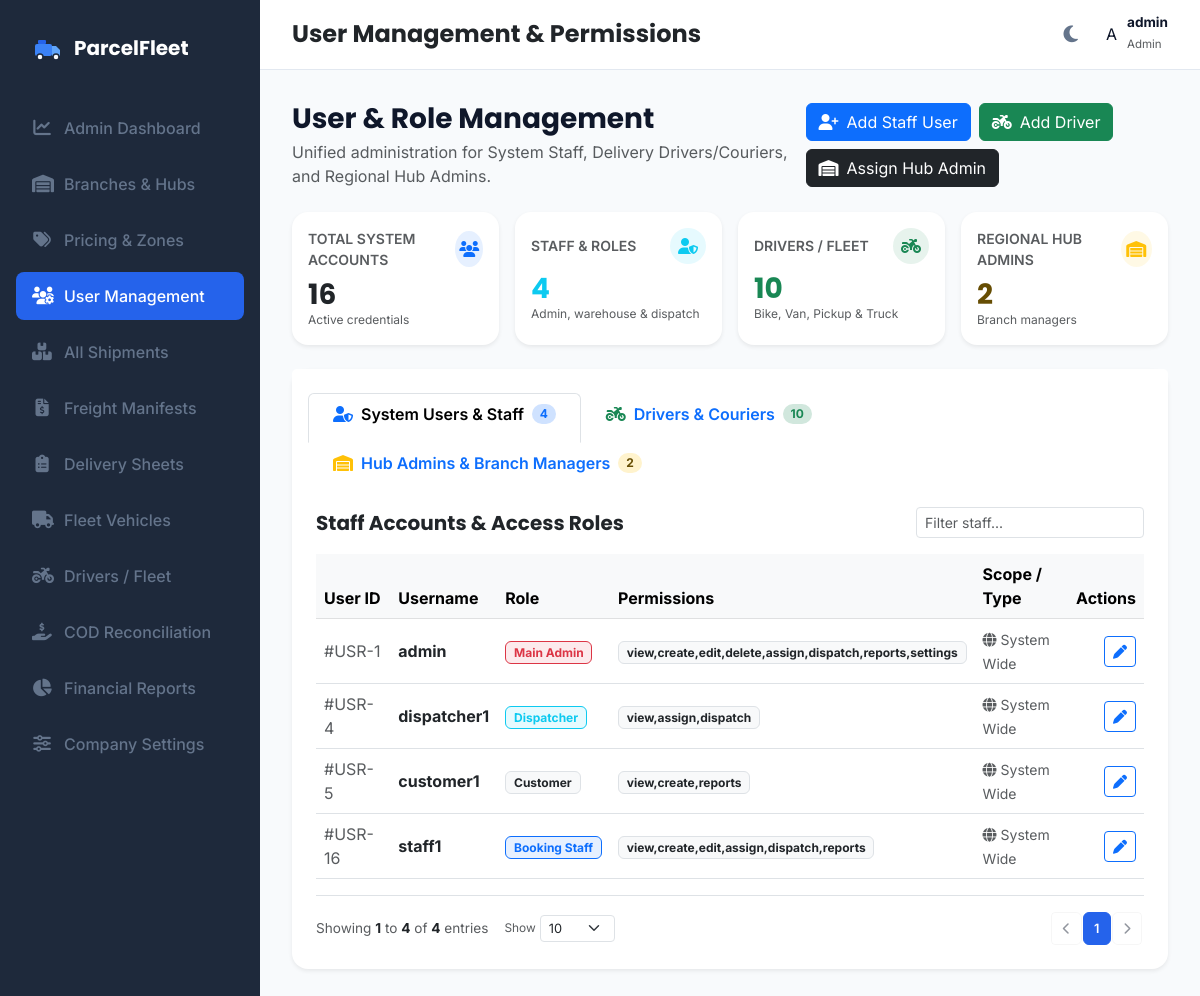
/admin/users (signed in), run on an earlier commit of the app's database.
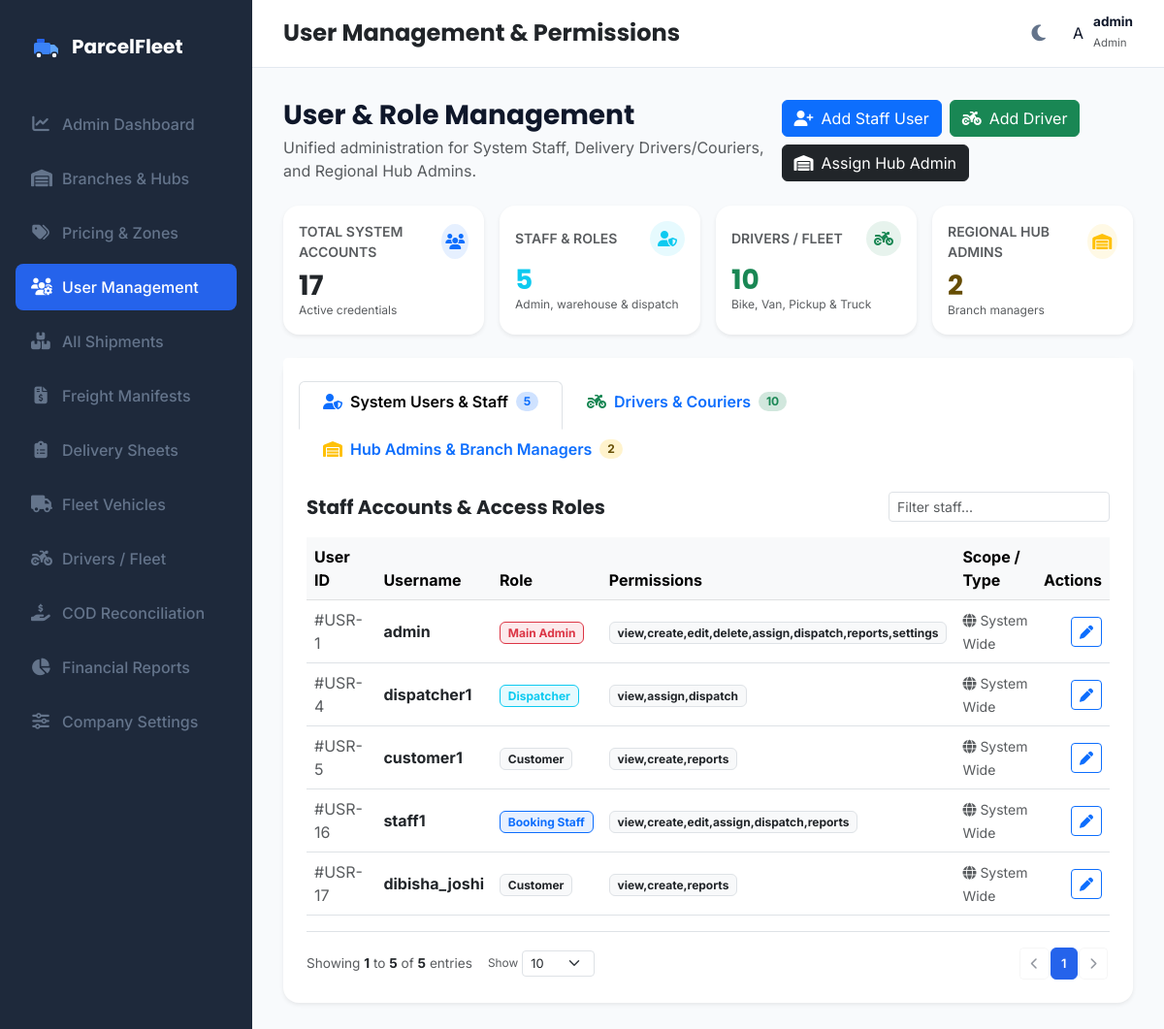
And on a later commit of the database.
### models.py (models this page shows)
class User(db.Model, UserMixin):
    __tablename__ = 'users'
    id = db.Column(db.Integer, primary_key=True)
    username = db.Column(db.String(50), unique=True, nullable=False)
    password_hash = db.Column(db.String(255), nullable=False)
    role = db.Column(db.String(30), nullable=False)  # 'admin', 'hub_admin', 'booking_staff', 'warehouse_staff', 'dispatcher', 'delivery_staff', 'branch_staff', 'driver'
    permissions = db.Column(db.String(255), nullable=True) # Comma-separated permissions: view,create,edit,delete,assign,dispatch,reports,settings
    driver_profile = db.relationship('Driver', backref='user', uselist=False, cascade="all, delete-orphan")
    hub_admin_profile = db.relationship('HubAdmin', backref='user', uselist=False, cascade="all, delete-orphan")

### app.py (the view)
@app.route('/admin/users')
@login_required
def manage_users():
    if current_user.role != 'admin':
        flash("Access Denied: Main Admin privileges required.", "error")
        return redirect(url_for('index'))
    all_users = User.query.order_by(User.id.asc()).all()
    staff_users = [u for u in all_users if u.role not in ['driver', 'hub_admin']]
    drivers = Driver.query.order_by(Driver.id.asc()).all()
    hub_admins = HubAdmin.query.order_by(HubAdmin.id.asc()).all()
    hubs = Hub.query.all()
    return render_template(
        'users.html',
        active_page='users',
        users=all_users,
        staff_users=staff_users,
        drivers=drivers,
        hub_admins=hub_admins,
        hubs=hubs
    )

### app.py (called while the page is built)
@login_manager.user_loader
def load_user(user_id):
    return User.query.get(int(user_id))

### templates/users.html (shortened to what the changed rows need)
{% extends "base.html" %}
{% block content %}
<div class="container-fluid p-0">
    <div class="row g-3 mb-4">
        <div class="col-6 col-lg-3">
            <div class="card border-0 shadow-sm rounded-4 p-3 h-100 bg-white">
                <div class="d-flex justify-content-between align-items-center mb-2">
                    <span class="text-muted small fw-semibold text-uppercase">Total System Accounts</span>
                    <div class="rounded-circle bg-primary bg-opacity-10 text-primary d-flex align-items-center justify-content-center" style="width: 36px; height: 36px;">
                    </div>
                </div>
                <h3 class="fw-bold text-dark mb-0">{{ users | length }}</h3>
                <small class="text-muted" style="font-size: 0.75rem;">Active credentials</small>
            </div>
        </div>
        <div class="col-6 col-lg-3">
            <div class="card border-0 shadow-sm rounded-4 p-3 h-100 bg-white">
                <div class="d-flex justify-content-between align-items-center mb-2">
                    <span class="text-muted small fw-semibold text-uppercase">Staff & Roles</span>
                    <div class="rounded-circle bg-info bg-opacity-10 text-info d-flex align-items-center justify-content-center" style="width: 36px; height: 36px;">
                    </div>
                </div>
                <h3 class="fw-bold text-info mb-0">{{ staff_users | length }}</h3>
                <small class="text-muted" style="font-size: 0.75rem;">Admin, warehouse & dispatch</small>
            </div>
        </div>
    </div>
    <div class="card border-0 shadow-sm rounded-4 mb-4">
        <div class="card-header bg-white border-0 pt-4 px-4 pb-0">
            <ul class="nav nav-tabs card-header-tabs" id="userManagementTabs" role="tablist">
                <li class="nav-item" role="presentation">
                    <button class="nav-link active fw-semibold pb-3 px-4 d-flex align-items-center gap-2" id="staff-tab" data-bs-toggle="tab" data-bs-target="#staff-pane" type="button" role="tab">
                        <i class="fa-solid fa-user-shield text-primary"></i>
                        <span>System Users & Staff</span>
                        <span class="badge bg-primary-subtle text-primary rounded-pill">{{ staff_users | length }}</span>
                    </button>
                </li>
            </ul>
        </div>
        <div class="card-body p-4">
            <div class="tab-content" id="userManagementTabsContent">
                <div class="tab-pane fade show active" id="staff-pane" role="tabpanel">
                    <div class="d-flex justify-content-between align-items-center mb-3">
                        <h5 class="fw-bold mb-0 text-dark">Staff Accounts & Access Roles</h5>
                        <input type="text" id="searchStaffInput" class="form-control form-control-sm w-auto" placeholder="Filter staff..." onkeyup="filterTable('staffTable', this.value)">
                    </div>
                    <div class="table-responsive">
                        <table class="table table-hover align-middle mb-0" id="staffTable">
                            <thead class="table-light">
                                <tr>
                                    <th>User ID</th>
                                    <th>Username</th>
                                    <th>Role</th>
                                    <th>Permissions</th>
                                    <th>Scope / Type</th>
                                    <th class="text-end">Actions</th>
                                </tr>
                            </thead>
                            <tbody>
                                {% for u in staff_users %}
                                <tr>
                                    <td><span class="text-muted">#USR-{{ u.id }}</span></td>
                                    <td><strong class="text-dark">{{ u.username }}</strong></td>
                                    <td>
                                        {% if u.role == 'admin' %}
                                            <span class="badge bg-danger bg-opacity-10 text-danger border border-danger">Main Admin</span>
                                        {% elif u.role == 'booking_staff' %}
                                            <span class="badge bg-primary bg-opacity-10 text-primary border border-primary">Booking Staff</span>
                                        {% elif u.role == 'warehouse_staff' %}
                                            <span class="badge bg-secondary bg-opacity-10 text-secondary border border-secondary">Warehouse Staff</span>
                                        {% elif u.role == 'dispatcher' %}
                                            <span class="badge bg-info bg-opacity-10 text-info border border-info">Dispatcher</span>
                                        {% elif u.role == 'delivery_staff' %}
                                            <span class="badge bg-warning bg-opacity-10 text-warning-emphasis border border-warning">Delivery Staff</span>
                                        {% elif u.role == 'customer' %}
                                            <span class="badge bg-light text-dark border">Customer</span>
                                        {% else %}
                                            <span class="badge bg-dark bg-opacity-10 text-dark border">{{ u.role.replace('_', ' ').title() }}</span>
                                        {% endif %}
                                    </td>
                                    <td>
                                        <span class="badge bg-light text-dark border">{{ u.permissions or 'view,create,edit,assign,dispatch' }}</span>
                                    </td>
                                    <td>
                                        <span class="text-muted small"><i class="fa-solid fa-globe me-1"></i>System Wide</span>
                                    </td>
                                    <td class="text-end">
                                        <button class="btn btn-sm btn-outline-primary" data-bs-toggle="modal" data-bs-target="#editUserModal{{ u.id }}" title="Edit Permissions">
                                            <i class="fa-solid fa-pen"></i>
                                        </button>
                                    </td>
                                </tr>
                                {% endfor %}
                            </tbody>
                        </table>
                    </div>
                </div>
            </div>
        </div>
    </div>
</div>
{% endblock %}

### templates/base.html (shortened to what the changed rows need)
<!DOCTYPE html>
<html lang="en">
<head>
    <link rel="stylesheet" href="https://cdnjs.cloudflare.com/ajax/libs/font-awesome/6.4.0/css/all.min.css">
    <link href="https://cdn.jsdelivr.net/npm/bootstrap@5.3.0/dist/css/bootstrap.min.css" rel="stylesheet">
    <link rel="stylesheet" href="https://unpkg.com/leaflet@1.9.4/dist/leaflet.css" />
    <link rel="stylesheet" href="{{ url_for('static', filename='css/styles.css') }}">
</head>
<body>
    {% if current_user.is_authenticated and not no_layout %}
    <div class="app-container">
        <main class="main-viewport">
            <header class="header-bar">
                <div class="header-actions">
                    {% if current_user.role == 'driver' %}
                    <div class="d-flex align-items-center gap-2 ps-2 border-start border-light">
                        <div class="text-end d-none d-sm-block">
                            <div class="fw-bold text-dark" style="font-size: 0.88rem; line-height: 1.1;">{{ current_user.driver_profile.name if current_user.driver_profile else current_user.username }}</div>
                            <div class="text-muted" style="font-size: 0.72rem;">ParcelFleet Rider</div>
                        </div>
                        <div class="rounded-circle bg-primary bg-opacity-10 text-primary d-flex align-items-center justify-content-center fw-bold" style="width: 36px; height: 36px; font-size: 0.95rem; border: 1.5px solid rgba(59, 130, 246, 0.3);">
                            {{ (current_user.driver_profile.name[0] if (current_user.driver_profile and current_user.driver_profile.name) else current_user.username[0]).upper() }}
                        </div>
                    </div>
                    {% else %}
                    <div class="dropdown">
                        <div class="user-profile-dropdown" data-bs-toggle="dropdown">
                            <div class="user-avatar-circle">
                                {{ current_user.username[0].upper() }}
                            </div>
                            <div class="d-none d-md-block text-start">
                                <div class="fw-bold" style="font-size: 0.85rem; line-height: 1.1;">{{ current_user.username }}</div>
                                <small class="text-muted text-capitalize" style="font-size: 0.72rem;">{{ current_user.role }}</small>
                            </div>
                        </div>
                    </div>
                    {% endif %}
                </div>
            </header>
            <section class="main-content">
                {% block content %}{% endblock %}
            </section>
        </main>
    </div>
    {% endif %}
</body>
</html>

What changed in the data, as far as the page shows it:
added User: id "17", username "dibisha_joshi", role "Customer", permissions "view,create,reports"
Also different on the page:
{{ users | length }}: "16" → "17"
{{ staff_users | length }}: "4" → "5"
text written by a page script: "Showing 1 to 4 of 4 entries Show 1" → "Showing 1 to 5 of 5 entries Show 1"
